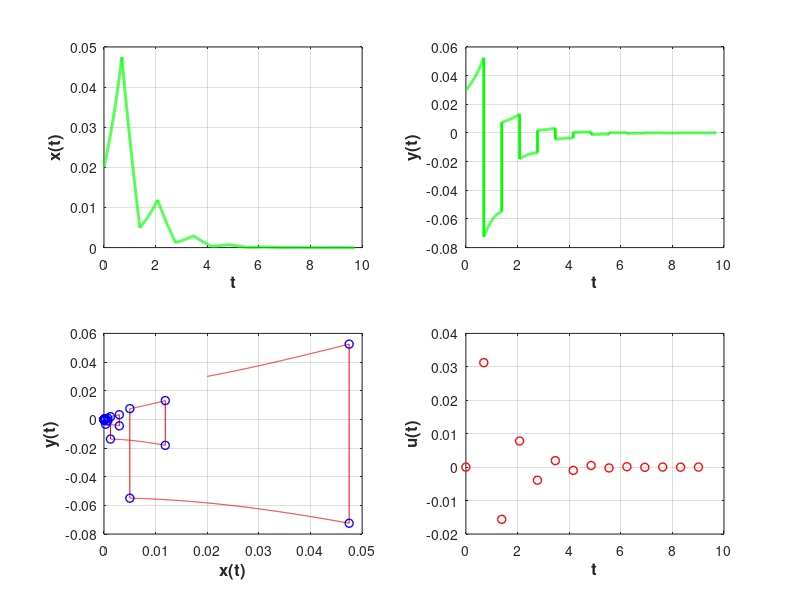

This figure's MATLAB source:
function class1903
    A = [0, 1; 1, 0];
    B = [0; 1];

    h = log(2);

    Ad = [cosh(h), sinh(h); sinh(h), cosh(h)];
    Bd = [sinh(h); cosh(h)];

    theta = -place(Ad, Bd, [-0.5, 0.5]);

    nx = size(Ad, 1); % количество строчек
    % задаем время отрисовки графиков
    TIME = 10.0;
    % задаем параметры метода решения системы дифференциальных уравнений
    options = odeset('RelTol', 1e-5, 'AbsTol', 1e-5 * ones(1, nx));
    % задаем начальные условия 
    x0 = zeros(1, nx);   

    x0(1) = 0.02;
    x0(2) = 0.03;

    discr = 0 : h : TIME;
    tlst = [];
    xlst = [];
    tulst = [];
    ulst = [];
    x0lst = [];

    for i = 1 : size(discr, 2) - 1
        ticks = discr(i) : 0.001 : discr(i + 1);
        [TL, YL] = ode45(@(t, X)(A * X), ticks, x0, options);
        tlst = [tlst; TL];
        xlst = [xlst; YL];
        if (i == 1)
            ulst = [ulst, 0];
        else
            ulst = [ulst, theta * x0'];
        end
        tulst = [tulst, h * (i - 1)];
        x0 = YL(end, :);
        x0lst = [x0lst, YL(end, :)'];
        x0 = (B * theta + eye(size(A, 1), size(A, 2))) * x0';
        x0lst = [x0lst, x0];
        x0 = x0';
    end

    fhandle = figure;
    subplot(2, 2, 1)
        plot(tlst, xlst(:, 1), 'g', 'LineWidth', 2.0)
        grid on;
        xlabel('t', 'FontSize', 12, 'FontWeight', 'bold');
        ylabel('x(t)', 'FontSize', 12, 'FontWeight', 'bold');
    subplot(2, 2, 2)
        plot(tlst, xlst(:, 2), 'g', 'LineWidth', 2.0)
        grid on;
        xlabel('t', 'FontSize', 12, 'FontWeight', 'bold');
        ylabel('y(t)', 'FontSize', 12, 'FontWeight', 'bold');
    subplot(2, 2, 3)
        plot(xlst(:, 1), xlst(:, 2), 'r', x0lst(1, :), x0lst(2, :), 'ob', 'LineWidth', 1.0)
        grid on;
        xlabel('x(t)', 'FontSize', 12, 'FontWeight', 'bold');
        ylabel('y(t)', 'FontSize', 12, 'FontWeight', 'bold');
    subplot(2, 2, 4)
        plot(tulst, ulst(1, :), 'or', 'LineWidth', 1.0)
        grid on;
        xlabel('t', 'FontSize', 12, 'FontWeight', 'bold');
        ylabel('u(t)', 'FontSize', 12, 'FontWeight', 'bold');

end